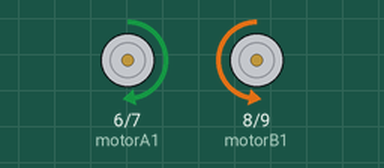
A sketch run on a simulated Arduino Uno, built with avr-gcc and run on an emulated ATmega328P. On the bench: motor-driver pin pairs drawn as motors (green arrow = first pin HIGH = forward, orange = second pin HIGH = backward, longer = more drive, scaled by the enable pin).

Above: at 0.1 s.
At 7.8 s:
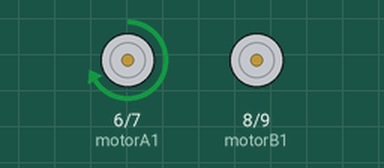
At 11.7 s:
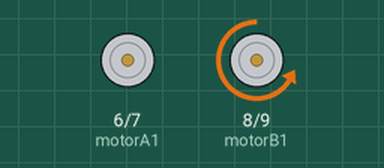
At 34.9 s:
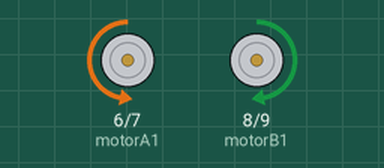
Timing chart, 0 to 40.0 s (numbered marks = the images above):
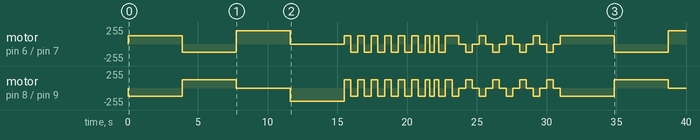

Measured:
- by itself, motor on pin 6 (motorA1) / pin 7 (motorA2): stopped → forward 127/255 at 0.00 s, → backward 127/255 3.9 s later, → forward 200/255 3.9 s later, → stopped 3.9 s later, … (39 changes in this stretch)
- by itself, motor on pin 8 (motorB1) / pin 9 (motorB2): stopped → backward 127/255 at 0.00 s, → forward 127/255 3.9 s later, → stopped 3.9 s later, → backward 200/255 3.9 s later, … (40 changes in this stretch)

The sketch:

SevenNationArmyDance10-10-17.ino
```cpp
/*
 * Michael Georgariou
 * Seven Nation Army Dance for Robot Kit
 * EE 151-03
 */

int motorA1 = 6; // IN A1 or IN1 (Motor A Direction)
int motorA2 = 7; // IN A2 or IN2 (Motor A Direction)
int motorB1 = 8; // IN B1 or IN3 (Motor B Direction)
int motorB2 = 9; // IN B2 or IN4 (Motor B Direction)
int ENA = 5; // ENA (PWM or Enable for Motor A)
int ENB = 11; // ENB (PWM or Enable for Motor B)

void setup() {
  pinMode(motorA1, OUTPUT);
  pinMode(motorA2, OUTPUT);
  pinMode(motorB1, OUTPUT);
  pinMode(motorB2, OUTPUT);
  pinMode(ENA, OUTPUT);
  pinMode(ENB, OUTPUT);

}

void backwards() {
  analogWrite(ENA, 127);      //half speed
  analogWrite(ENB, 127);
  digitalWrite(motorA1, LOW);  //motor A backward
  digitalWrite(motorA2, HIGH);
  digitalWrite(motorB1, HIGH);  //motor B backward
  digitalWrite(motorB2, LOW);
}

void forwards() {
  analogWrite(ENA, 127);      //half speed
  analogWrite(ENB, 127);
  digitalWrite(motorA1, HIGH);  //motor A forward
  digitalWrite(motorA2, LOW);
  digitalWrite(motorB1, LOW);   //motor B forward
  digitalWrite(motorB2, HIGH);
}

void NinetyClockwise() {
  analogWrite(ENA, 127);      //half speed
  analogWrite(ENB, 127);
  digitalWrite(motorA1, LOW);  //motor A backward
  digitalWrite(motorA2, HIGH);
  digitalWrite(motorB1, LOW);   //motor B forward
  digitalWrite(motorB2, HIGH);
}

void NinetyCC() {
  analogWrite(ENA, 127);      //half speed
  analogWrite(ENB, 127);
  digitalWrite(motorA1, HIGH);  //motor A forward
  digitalWrite(motorA2, LOW);
  digitalWrite(motorB1, HIGH);   //motor B backward
  digitalWrite(motorB2, LOW);
}

void Clockwise() {
  analogWrite(ENA, 0);       //25% speed
  analogWrite(ENB, 200);      //78% speed
  digitalWrite(motorA1, HIGH);  //motor A forward
  digitalWrite(motorA2, LOW);
  digitalWrite(motorB1, LOW);   //motor B forward
  digitalWrite(motorB2, HIGH);
}

void CounterClockwise() {
  analogWrite(ENA, 200);       //25% speed
  analogWrite(ENB, 0);      //78% speed
  digitalWrite(motorA1, HIGH);  //motor A forward
  digitalWrite(motorA2, LOW);
  digitalWrite(motorB1, LOW);   //motor B forward
  digitalWrite(motorB2, HIGH);
}

void StopIt() {
  digitalWrite(ENA, LOW);   //turns off two motors
  digitalWrite(ENB, LOW);
}

void loop() {

  forwards();
  delay(3872);
  backwards();
  delay(3872);      //one second delay


  CounterClockwise();
  delay(3872);
  Clockwise();
  delay(3872);


  NinetyCC();
  delay(484);
  NinetyClockwise();
  delay(484);
  NinetyCC();
  delay(484);
  NinetyClockwise();
  delay(484);

  NinetyCC();
  delay(484);
  NinetyClockwise();
  delay(484);
  NinetyCC();
  delay(484);
  NinetyClockwise();
  delay(484);

  NinetyCC();
  delay(484);
  NinetyClockwise();
  delay(484);
  NinetyCC();
  delay(484);
  NinetyClockwise();
  delay(484);

  NinetyCC();
  delay(323);
  NinetyClockwise();
  delay(323);
  NinetyCC();
  delay(323);
  NinetyClockwise();
  delay(484);
  NinetyCC();
  delay(484);


  forwards();
  delay(484);
  StopIt();
  delay(484);
  backwards();
  delay(484);
  StopIt();
  delay(484);

  forwards();
  delay(484);
  StopIt();
  delay(484);
  backwards();
  delay(484);
  StopIt();
  delay(484);

  forwards();
  delay(484);
  StopIt();
  delay(484);
  backwards();
  delay(484);
  StopIt();
  delay(484);

  forwards();
  delay(484);
  StopIt();
  delay(484);
  backwards();
  delay(484);
  StopIt();
  delay(484);


}
```
